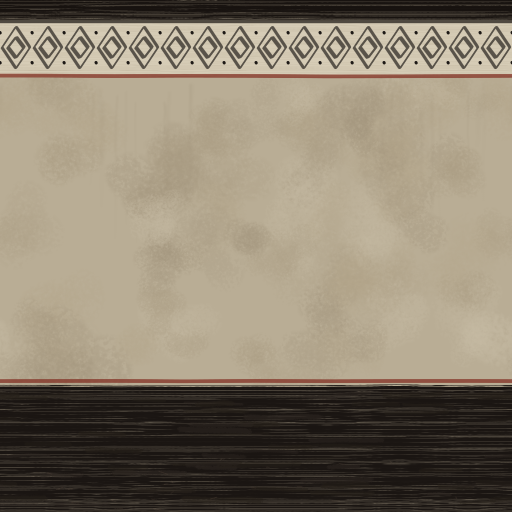
#> input picture art/round1/tex/hall_wall.png, 1024 x 1024 px, found by its file name (shown at 1/2 size)
$ python prep.py ../../round1/tex/hall_wall.png ../../round1/tex/hall_floor.png ../../round1/tex/hall_floor.png
#> lines starting #> are read from the running program, lines starting #| are printed output that depends on the picture
# Batch 17a: source images for the encoder. Usage: prep.py TEXDIR STAGE_SRC "skip names"
# desk = the PNG as painted (opaque sheets saved as RGB: their alpha is 255 everywhere); phone = at most 512 px (Lanczos); mut = mutant inputs.
import sys, os, glob
import numpy as np
from PIL import Image
T, S, skip = sys.argv[1], sys.argv[2], sys.argv[3].split()
os.makedirs(S + '/desk', exist_ok=True); os.makedirs(S + '/phone', exist_ok=True); os.makedirs(S + '/mut', exist_ok=True)
for f in sorted(glob.glob(T + '/*.png')):
    n = os.path.basename(f)[:-4]
    if n in skip: continue
    im = Image.open(f)
    im = im.convert('RGBA') if im.mode in ('RGBA', 'LA', 'P') else im.convert('RGB')
    if im.mode == 'RGBA' and np.asarray(im)[..., 3].min() == 255: im = im.convert('RGB')
    im.save(f'{S}/desk/{n}.png')
    w, h = im.size; k = min(1.0, 512 / max(w, h))
    (im.resize((int(w * k), int(h * k)), Image.LANCZOS) if k < 1 else im).save(f'{S}/phone/{n}.png')
    print('PREP', n, im.mode, im.size)
a = np.asarray(Image.open(f'{S}/desk/hall_wall.png').convert('RGB')).copy(); Image.fromarray(a[..., ::-1].copy()).save(f'{S}/mut/swap__hall_wall.png')
#> after `a = np.asarray(Image.open(f'{S}/desk/hall_wall.png').convert('RGB')).c`:
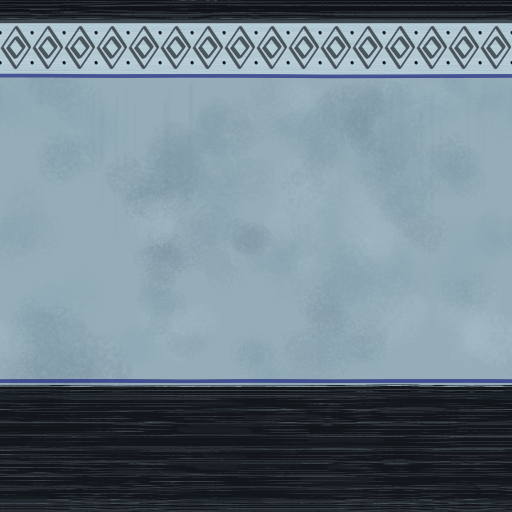
#> saved as swap__hall_wall.png: PIL image 1024x1024 RGB (shown at 1/2 size); mean R, G, B 110.5, 128.4, 139.3
#> (the run stopped early here; a loop or call above may not have finished)
